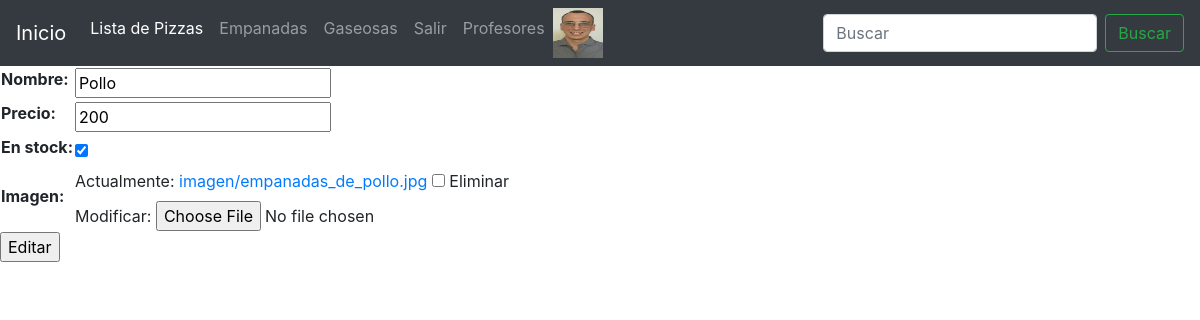
The app's page /App_empanadas/editar/1/ (signed in) with its own data.
### Usuarios/models.py (models this page shows)
class Prefil_de_usuario(models.Model):
    usuario = models.OneToOneField(User, on_delete=models.CASCADE, related_name='perfil')
    telefono = models.CharField(max_length=25, null=True, blank=True)
    fecha_de_nacimiento = models.DateField(null=True, blank=True)
    foto_de_perfil = models.ImageField(upload_to='profile_images', null=True, blank=True)

### App_empanadas/models.py (models this page shows, shortened)
class Empanadas (models.Model):
    nombre = models.CharField(max_length= 50, verbose_name = "nombre")
    precio = models.IntegerField(verbose_name = "precio")
    stock = models.BooleanField(default= True, verbose_name = "en stock")
    imagen = models.ImageField(upload_to='imagen', null=True, blank=True)
    class Meta:
        verbose_name = "Empanada"
        verbose_name_plural = "Empanadas"

### App_empanadas/views.py (the view)
# urls.py: path("editar/<int:pk>/", Editar_empanada.as_view(), name="editar"),
class Editar_empanada (UpdateView):
    model = Empanadas
    fields = '__all__'
    template_name = 'App_empanada/editar.html'
    success_url = '/App_empanadas/listado_de_empanadas/'
    primary_key = "empanada"

### Templates/App_empanada/editar.html (shortened to what this page needs)
{% extends "base.html" %}
{% block base %}
{% if form %}
<form action="" method="POST"  enctype="multipart/form-data">
    <table>
        {{form.as_table}}
    </table>
    <input type="submit" value="Editar">
</form>
{% endif %}
{% endblock %}

### Templates/base.html (shortened to what this page needs)
<!DOCTYPE html>
<html lang="en">
<head>
    <link rel="stylesheet" href="https://cdn.jsdelivr.net/npm/bootstrap@4.6.2/dist/css/bootstrap.min.css">
</head>
<body>
<header>
        <nav class="navbar navbar-expand-lg navbar-dark bg-dark">
            <a class="navbar-brand" href="/">Inicio</a>
            <div class="collapse navbar-collapse" id="navbarSupportedContent">
              <ul class="navbar-nav mr-auto">
                <li class="nav-item active">
                  <a class="nav-link" href="/App_pizza/listado/">Lista de Pizzas <span class="sr-only">(current)</span></a>
                </li>
                <li class="nav-item">
                  <a class="nav-link" href="/App_empanadas/listado_de_empanadas/">Empanadas</a>
                </li>
                <li class="nav-item">
                  <a class="nav-link" href="/App_gaseosas/listado_de_gaseosas/">Gaseosas</a>
                </li>
                {% if request.user.is_authenticated %}
                <li class="nav-item">
                    <a class="nav-link" href="/Usuarios/salir/">Salir</a>
                </li>
                <li class="nav-item">
                    <a class="nav-link" href="/Usuarios/actualizacion/">{{request.user.username}}</a>
                </li>
                    {% if request.user.perfil.foto_de_perfil.url != '' %}
                        <img src="{{request.user.perfil.foto_de_perfil.url}}" alt="profile_picture" width="50px" height="50px">
                    {% endif %}
                {% endif %}
              </ul>
              {% block buscador %}
              <form class="form-inline my-2 my-lg-0" action="/App_pizza/listado/" method="GET">
                <input class="form-control mr-sm-2" type="search" placeholder="Buscar" aria-label="Search" name = "Search">
                <button class="btn btn-outline-success my-2 my-sm-0" type="submit">Buscar</button>
              </form>
              {% endblock %}
            </div>
          </nav>
</header>
{% block base %} {% endblock %}
</body>
</html>

### records on screen
Empanadas: nombre "Pollo", precio "200", stock "☑"

### other values on screen
{{ request.user.username }} "Profesores"
